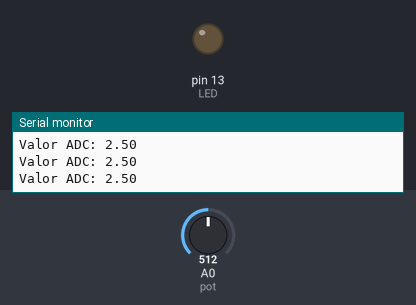
Simulated run of this sketch. Board: Arduino Uno, built with avr-gcc and run on an emulated ATmega328P. Parts: output pins drawn as LEDs (lit = HIGH), the last lines printed to the serial monitor. The test bench sets the inputs (shaded band); at power-on: A0 (pot) = 512.

Above: at 1.2 s.
1.3 s: A0 (pot) set to 604
2.8 s: A0 (pot) set to 631
At 4.0 s:
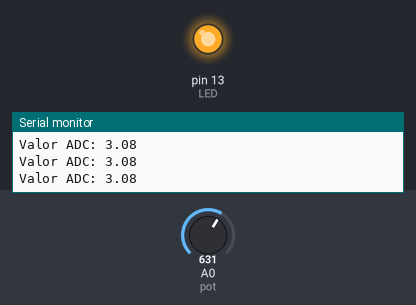
4.4 s: A0 (pot) set to 511
At 5.6 s:
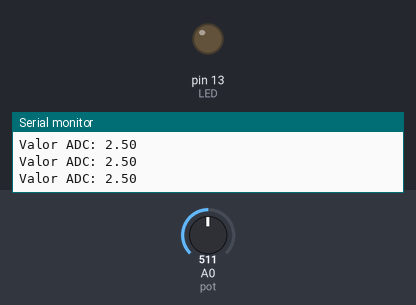
6.0 s: A0 (pot) set to 716
At 7.2 s:
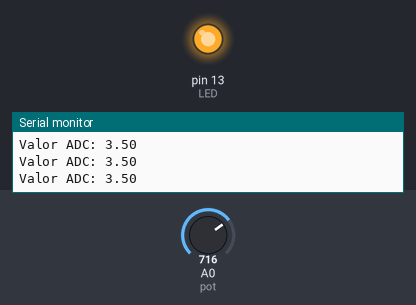
Timing chart, 0 to 8.6 s (numbered marks = the images above; inputs shaded):
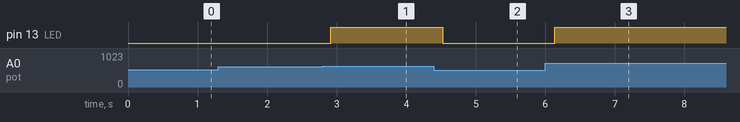

Measured:
- the behaviour switches between 613 and 614 on A0 (pot) (found by bisection; images 0 and 1)
- after the input at 2.8 s, pin 13 (LED): LOW → HIGH after 0.12 s
- after the input at 4.4 s, pin 13 (LED): HIGH → LOW after 0.13 s
- after the input at 6.0 s, pin 13 (LED): LOW → HIGH after 0.14 s

The sketch:

P3A1-ADC.ino
```cpp
#define pot A0
#define LED 13

float value = 0.0;
float voltaje;

void setup() {
  pinMode(LED, OUTPUT);
  Serial.begin(9600); // Empezamos una comunicación entre el Arduino y la computadora
}

void loop() {
  value = analogRead(pot); // Leemos el valor de analógico del potenciometro (0-1023)
  voltaje = (value/1023)*5; // Convertimos de valor (0-1023) a voltaje (0-5)

  Serial.print("Valor ADC: "); // Imprimimos valor del potenciometro a la consola
  Serial.println(voltaje);
  delay(100);

  if (voltaje > 3) { // Si el voltaje es mayor a 3 prendemos el LED, de lo contrario se apaga
    digitalWrite(LED, HIGH);
  } else {
    digitalWrite(LED, LOW);
  }
}
```
